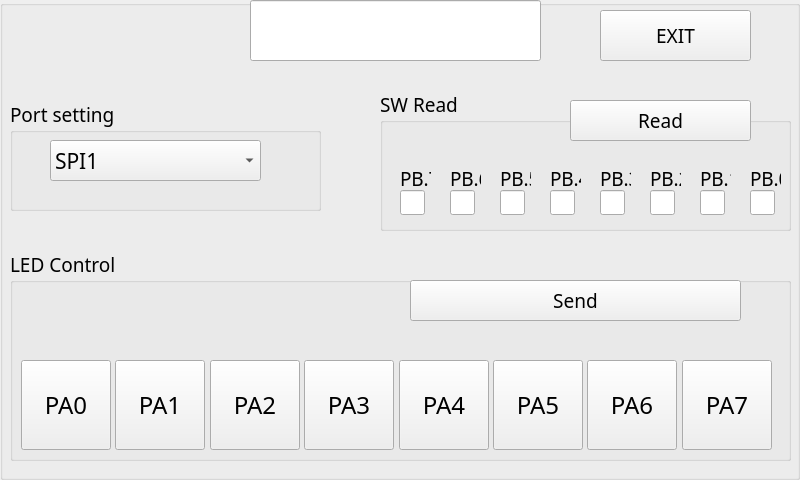
<?xml version="1.0" encoding="UTF-8"?>
<ui version="4.0">
 <class>spi_test</class>
 <widget class="QWidget" name="spi_test">
  <property name="geometry">
   <rect>
    <x>0</x>
    <y>0</y>
    <width>800</width>
    <height>480</height>
   </rect>
  </property>
  <property name="windowTitle">
   <string>spi_test</string>
  </property>
  <widget class="QGroupBox" name="groupBox">
   <property name="geometry">
    <rect>
     <x>0</x>
     <y>0</y>
     <width>800</width>
     <height>480</height>
    </rect>
   </property>
   <property name="font">
    <font>
     <family>Agency FB</family>
     <pointsize>14</pointsize>
    </font>
   </property>
   <property name="title">
    <string/>
   </property>
   <widget class="QGroupBox" name="groupBox_2">
    <property name="geometry">
     <rect>
      <x>10</x>
      <y>100</y>
      <width>311</width>
      <height>111</height>
     </rect>
    </property>
    <property name="title">
     <string>Port setting</string>
    </property>
    <widget class="QComboBox" name="Port">
     <property name="geometry">
      <rect>
       <x>40</x>
       <y>40</y>
       <width>211</width>
       <height>41</height>
      </rect>
     </property>
     <property name="font">
      <font>
       <family>Agency FB</family>
       <pointsize>16</pointsize>
      </font>
     </property>
     <item>
      <property name="text">
       <string>SPI1</string>
      </property>
     </item>
     <item>
      <property name="text">
       <string>SPI2</string>
      </property>
     </item>
     <item>
      <property name="text">
       <string>SPI3_CH1</string>
      </property>
     </item>
     <item>
      <property name="text">
       <string>SPI3_CH2</string>
      </property>
     </item>
     <item>
      <property name="text">
       <string>SPI3_CH3</string>
      </property>
     </item>
     <item>
      <property name="text">
       <string>SPI3_CH4</string>
      </property>
     </item>
     <item>
      <property name="text">
       <string>SPI4_CH1</string>
      </property>
     </item>
     <item>
      <property name="text">
       <string>SPI4_CH2</string>
      </property>
     </item>
     <item>
      <property name="text">
       <string>SPI4_CH3</string>
      </property>
     </item>
     <item>
      <property name="text">
       <string>SPI4_CH4</string>
      </property>
     </item>
    </widget>
   </widget>
   <widget class="QLineEdit" name="Title">
    <property name="geometry">
     <rect>
      <x>250</x>
      <y>0</y>
      <width>291</width>
      <height>61</height>
     </rect>
    </property>
    <property name="font">
     <font>
      <family>Agency FB</family>
      <pointsize>24</pointsize>
     </font>
    </property>
    <property name="cursor">
     <cursorShape>BlankCursor</cursorShape>
    </property>
    <property name="focusPolicy">
     <enum>Qt::NoFocus</enum>
    </property>
    <property name="readOnly">
     <bool>true</bool>
    </property>
   </widget>
   <widget class="QGroupBox" name="groupBox_3">
    <property name="geometry">
     <rect>
      <x>10</x>
      <y>250</y>
      <width>781</width>
      <height>211</height>
     </rect>
    </property>
    <property name="title">
     <string>LED Control</string>
    </property>
    <widget class="QPushButton" name="PA0">
     <property name="geometry">
      <rect>
       <x>11</x>
       <y>110</y>
       <width>90</width>
       <height>90</height>
      </rect>
     </property>
     <property name="font">
      <font>
       <family>Agency FB</family>
       <pointsize>18</pointsize>
      </font>
     </property>
     <property name="text">
      <string>PA0</string>
     </property>
     <attribute name="buttonGroup">
      <string notr="true">buttonGroup</string>
     </attribute>
    </widget>
    <widget class="QPushButton" name="PA2">
     <property name="geometry">
      <rect>
       <x>200</x>
       <y>110</y>
       <width>90</width>
       <height>90</height>
      </rect>
     </property>
     <property name="font">
      <font>
       <family>Agency FB</family>
       <pointsize>18</pointsize>
      </font>
     </property>
     <property name="text">
      <string>PA2</string>
     </property>
     <attribute name="buttonGroup">
      <string notr="true">buttonGroup</string>
     </attribute>
    </widget>
    <widget class="QPushButton" name="PA6">
     <property name="geometry">
      <rect>
       <x>577</x>
       <y>110</y>
       <width>90</width>
       <height>90</height>
      </rect>
     </property>
     <property name="font">
      <font>
       <family>Agency FB</family>
       <pointsize>18</pointsize>
      </font>
     </property>
     <property name="text">
      <string>PA6</string>
     </property>
     <attribute name="buttonGroup">
      <string notr="true">buttonGroup</string>
     </attribute>
    </widget>
    <widget class="QPushButton" name="PA1">
     <property name="geometry">
      <rect>
       <x>105</x>
       <y>110</y>
       <width>90</width>
       <height>90</height>
      </rect>
     </property>
     <property name="font">
      <font>
       <family>Agency FB</family>
       <pointsize>18</pointsize>
      </font>
     </property>
     <property name="text">
      <string>PA1</string>
     </property>
     <attribute name="buttonGroup">
      <string notr="true">buttonGroup</string>
     </attribute>
    </widget>
    <widget class="QPushButton" name="PA3">
     <property name="geometry">
      <rect>
       <x>294</x>
       <y>110</y>
       <width>90</width>
       <height>90</height>
      </rect>
     </property>
     <property name="font">
      <font>
       <family>Agency FB</family>
       <pointsize>18</pointsize>
      </font>
     </property>
     <property name="text">
      <string>PA3</string>
     </property>
     <attribute name="buttonGroup">
      <string notr="true">buttonGroup</string>
     </attribute>
    </widget>
    <widget class="QPushButton" name="PA5">
     <property name="geometry">
      <rect>
       <x>483</x>
       <y>110</y>
       <width>90</width>
       <height>90</height>
      </rect>
     </property>
     <property name="font">
      <font>
       <family>Agency FB</family>
       <pointsize>18</pointsize>
      </font>
     </property>
     <property name="text">
      <string>PA5</string>
     </property>
     <attribute name="buttonGroup">
      <string notr="true">buttonGroup</string>
     </attribute>
    </widget>
    <widget class="QPushButton" name="PA4">
     <property name="geometry">
      <rect>
       <x>389</x>
       <y>110</y>
       <width>90</width>
       <height>90</height>
      </rect>
     </property>
     <property name="font">
      <font>
       <family>Agency FB</family>
       <pointsize>18</pointsize>
      </font>
     </property>
     <property name="text">
      <string>PA4</string>
     </property>
     <attribute name="buttonGroup">
      <string notr="true">buttonGroup</string>
     </attribute>
    </widget>
    <widget class="QPushButton" name="PA7">
     <property name="geometry">
      <rect>
       <x>672</x>
       <y>110</y>
       <width>90</width>
       <height>90</height>
      </rect>
     </property>
     <property name="font">
      <font>
       <family>Agency FB</family>
       <pointsize>18</pointsize>
      </font>
     </property>
     <property name="text">
      <string>PA7</string>
     </property>
     <attribute name="buttonGroup">
      <string notr="true">buttonGroup</string>
     </attribute>
    </widget>
    <widget class="QPushButton" name="send_bt">
     <property name="geometry">
      <rect>
       <x>400</x>
       <y>30</y>
       <width>331</width>
       <height>41</height>
      </rect>
     </property>
     <property name="text">
      <string>Send</string>
     </property>
    </widget>
   </widget>
   <widget class="QGroupBox" name="groupBox_4">
    <property name="geometry">
     <rect>
      <x>380</x>
      <y>90</y>
      <width>411</width>
      <height>141</height>
     </rect>
    </property>
    <property name="title">
     <string>SW Read</string>
    </property>
    <widget class="QPushButton" name="read_bt">
     <property name="geometry">
      <rect>
       <x>190</x>
       <y>10</y>
       <width>181</width>
       <height>41</height>
      </rect>
     </property>
     <property name="text">
      <string>Read</string>
     </property>
    </widget>
    <widget class="QLineEdit" name="lineEdit">
     <property name="geometry">
      <rect>
       <x>20</x>
       <y>100</y>
       <width>25</width>
       <height>25</height>
      </rect>
     </property>
     <property name="cursor">
      <cursorShape>BlankCursor</cursorShape>
     </property>
     <property name="focusPolicy">
      <enum>Qt::NoFocus</enum>
     </property>
     <property name="readOnly">
      <bool>true</bool>
     </property>
    </widget>
    <widget class="QLineEdit" name="lineEdit_2">
     <property name="geometry">
      <rect>
       <x>70</x>
       <y>100</y>
       <width>25</width>
       <height>25</height>
      </rect>
     </property>
     <property name="cursor">
      <cursorShape>BlankCursor</cursorShape>
     </property>
     <property name="focusPolicy">
      <enum>Qt::NoFocus</enum>
     </property>
     <property name="readOnly">
      <bool>true</bool>
     </property>
    </widget>
    <widget class="QLineEdit" name="lineEdit_3">
     <property name="geometry">
      <rect>
       <x>120</x>
       <y>100</y>
       <width>25</width>
       <height>25</height>
      </rect>
     </property>
     <property name="cursor">
      <cursorShape>BlankCursor</cursorShape>
     </property>
     <property name="focusPolicy">
      <enum>Qt::NoFocus</enum>
     </property>
     <property name="readOnly">
      <bool>true</bool>
     </property>
    </widget>
    <widget class="QLineEdit" name="lineEdit_4">
     <property name="geometry">
      <rect>
       <x>170</x>
       <y>100</y>
       <width>25</width>
       <height>25</height>
      </rect>
     </property>
     <property name="cursor">
      <cursorShape>BlankCursor</cursorShape>
     </property>
     <property name="focusPolicy">
      <enum>Qt::NoFocus</enum>
     </property>
     <property name="readOnly">
      <bool>true</bool>
     </property>
    </widget>
    <widget class="QLineEdit" name="lineEdit_5">
     <property name="geometry">
      <rect>
       <x>220</x>
       <y>100</y>
       <width>25</width>
       <height>25</height>
      </rect>
     </property>
     <property name="cursor">
      <cursorShape>BlankCursor</cursorShape>
     </property>
     <property name="focusPolicy">
      <enum>Qt::NoFocus</enum>
     </property>
     <property name="readOnly">
      <bool>true</bool>
     </property>
    </widget>
    <widget class="QLineEdit" name="lineEdit_6">
     <property name="geometry">
      <rect>
       <x>270</x>
       <y>100</y>
       <width>25</width>
       <height>25</height>
      </rect>
     </property>
     <property name="cursor">
      <cursorShape>BlankCursor</cursorShape>
     </property>
     <property name="focusPolicy">
      <enum>Qt::NoFocus</enum>
     </property>
     <property name="readOnly">
      <bool>true</bool>
     </property>
    </widget>
    <widget class="QLineEdit" name="lineEdit_7">
     <property name="geometry">
      <rect>
       <x>320</x>
       <y>100</y>
       <width>25</width>
       <height>25</height>
      </rect>
     </property>
     <property name="cursor">
      <cursorShape>BlankCursor</cursorShape>
     </property>
     <property name="focusPolicy">
      <enum>Qt::NoFocus</enum>
     </property>
     <property name="readOnly">
      <bool>true</bool>
     </property>
    </widget>
    <widget class="QLabel" name="label">
     <property name="geometry">
      <rect>
       <x>320</x>
       <y>80</y>
       <width>31</width>
       <height>16</height>
      </rect>
     </property>
     <property name="text">
      <string>PB.1</string>
     </property>
    </widget>
    <widget class="QLabel" name="label_2">
     <property name="geometry">
      <rect>
       <x>270</x>
       <y>80</y>
       <width>31</width>
       <height>16</height>
      </rect>
     </property>
     <property name="text">
      <string>PB.2</string>
     </property>
    </widget>
    <widget class="QLabel" name="label_3">
     <property name="geometry">
      <rect>
       <x>220</x>
       <y>80</y>
       <width>31</width>
       <height>16</height>
      </rect>
     </property>
     <property name="text">
      <string>PB.3</string>
     </property>
    </widget>
    <widget class="QLabel" name="label_4">
     <property name="geometry">
      <rect>
       <x>170</x>
       <y>80</y>
       <width>31</width>
       <height>16</height>
      </rect>
     </property>
     <property name="text">
      <string>PB.4</string>
     </property>
    </widget>
    <widget class="QLabel" name="label_5">
     <property name="geometry">
      <rect>
       <x>120</x>
       <y>80</y>
       <width>31</width>
       <height>16</height>
      </rect>
     </property>
     <property name="text">
      <string>PB.5</string>
     </property>
    </widget>
    <widget class="QLabel" name="label_6">
     <property name="geometry">
      <rect>
       <x>70</x>
       <y>80</y>
       <width>31</width>
       <height>16</height>
      </rect>
     </property>
     <property name="text">
      <string>PB.6</string>
     </property>
    </widget>
    <widget class="QLabel" name="label_7">
     <property name="geometry">
      <rect>
       <x>20</x>
       <y>80</y>
       <width>31</width>
       <height>16</height>
      </rect>
     </property>
     <property name="text">
      <string>PB.7</string>
     </property>
    </widget>
    <widget class="QLabel" name="label_8">
     <property name="geometry">
      <rect>
       <x>370</x>
       <y>80</y>
       <width>31</width>
       <height>16</height>
      </rect>
     </property>
     <property name="text">
      <string>PB.0</string>
     </property>
    </widget>
    <widget class="QLineEdit" name="lineEdit_8">
     <property name="geometry">
      <rect>
       <x>370</x>
       <y>100</y>
       <width>25</width>
       <height>25</height>
      </rect>
     </property>
     <property name="cursor">
      <cursorShape>BlankCursor</cursorShape>
     </property>
     <property name="focusPolicy">
      <enum>Qt::NoFocus</enum>
     </property>
     <property name="readOnly">
      <bool>true</bool>
     </property>
    </widget>
   </widget>
   <widget class="QPushButton" name="pushButton">
    <property name="geometry">
     <rect>
      <x>600</x>
      <y>10</y>
      <width>151</width>
      <height>51</height>
     </rect>
    </property>
    <property name="text">
     <string>EXIT</string>
    </property>
   </widget>
  </widget>
 </widget>
 <layoutdefault spacing="6" margin="11"/>
 <resources/>
 <connections/>
 <buttongroups>
  <buttongroup name="buttonGroup"/>
 </buttongroups>
</ui>
